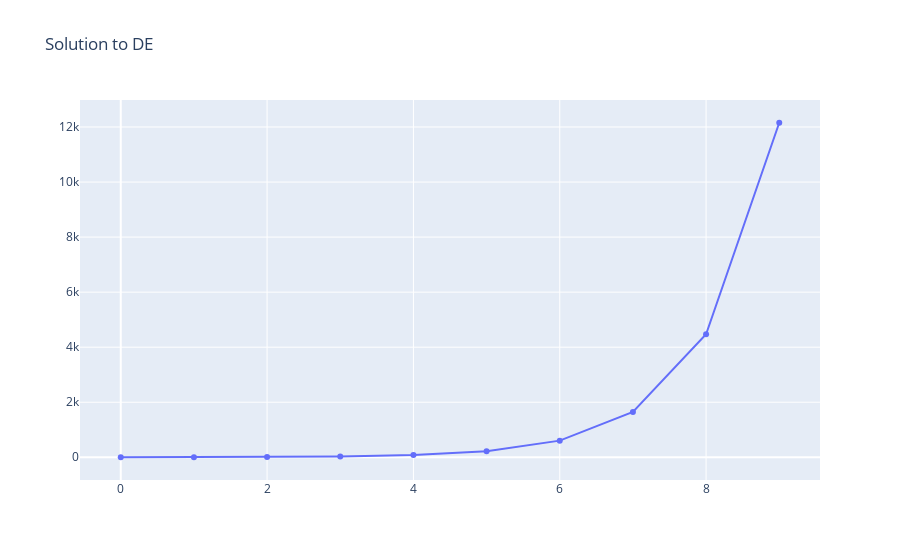

Write notebook code for a chart like this one.
### Code cell
# Initial condition
y0 = torch.ones(1) * 1.5

# Times to evaluate
t = torch.Tensor(np.arange(10))

# Solve differential equation
x = odeint(func, y0, t)

# Plot solution
go.Figure(data=go.Scatter(x=t, y=x[:, 0]), layout=dict(title="Solution to DE")).show()

### Figure 1 — Plotly figure (JSON) as saved in the notebook; plotly's stock layout.template omitted (floating-point values rounded to 4 significant figures)
{"data": [{"type": "scatter", "x": [0, 1, 2, 3, 4, 5, 6, 7, 8, 9], "y": [1.5, 4.077, 11.08, 30.13, 81.9, 222.6, 605.1, 1645.0, 4471.0, 12150.0]}], "layout": {"autosize": true, "title": {"text": "Solution to DE"}, "xaxis": {"autorange": true, "range": [-0.5424, 9.542], "type": "linear"}, "yaxis": {"autorange": true, "range": [-888.7, 13040.0], "type": "linear"}}}
